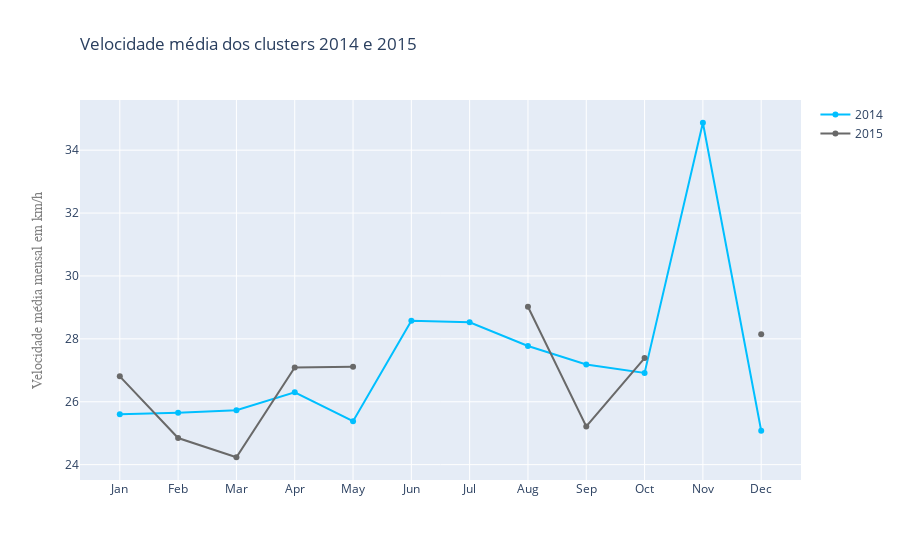

Notebook code for this chart:
### Code cell
fig = go.Figure()
fig.add_trace(go.Scatter(x=dn, y=VELOM14['VELM'], name="2014",
                         line_color='deepskyblue'))

fig.add_trace(go.Scatter(x=dn, y=VELOM15['VELM'], name="2015",
                         line_color='dimgray'))


fig.update_layout(
    title=go.layout.Title(
        text="Velocidade média dos clusters 2014 e 2015",
        xref="paper",
        xanchor = "auto",
        x=0,
    ),
    yaxis=go.layout.YAxis(
        title=go.layout.yaxis.Title(
            text="Velocidade média mensal em km/h",
            font=dict(
                family="Courier New, monospace",
                size=14,
                color="#7f7f7f"
            )
        )
    )
)

### Figure 1 — Plotly figure (JSON) as saved in the notebook; plotly's stock layout.template omitted (floating-point values rounded to 4 significant figures)
{"data": [{"line": {"color": "deepskyblue"}, "name": "2014", "type": "scatter", "x": ["Jan", "Feb", "Mar", "Apr", "May", "Jun", "Jul", "Aug", "Sep", "Oct", "Nov", "Dec"], "y": [25.6, 25.65, 25.73, 26.3, 25.38, 28.58, 28.53, 27.77, 27.19, 26.92, 34.87, 25.08]}, {"line": {"color": "dimgray"}, "name": "2015", "type": "scatter", "x": ["Jan", "Feb", "Mar", "Apr", "May", "Jun", "Jul", "Aug", "Sep", "Oct", "Nov", "Dec"], "y": [26.81, 24.85, 24.24, 27.09, 27.11, null, null, 29.02, 25.22, 27.39, null, 28.15]}], "layout": {"title": {"text": "Velocidade média dos clusters 2014 e 2015", "x": 0, "xanchor": "auto", "xref": "paper"}, "yaxis": {"title": {"font": {"color": "#7f7f7f", "family": "Courier New, monospace", "size": 14}, "text": "Velocidade média mensal em km/h"}}}}
